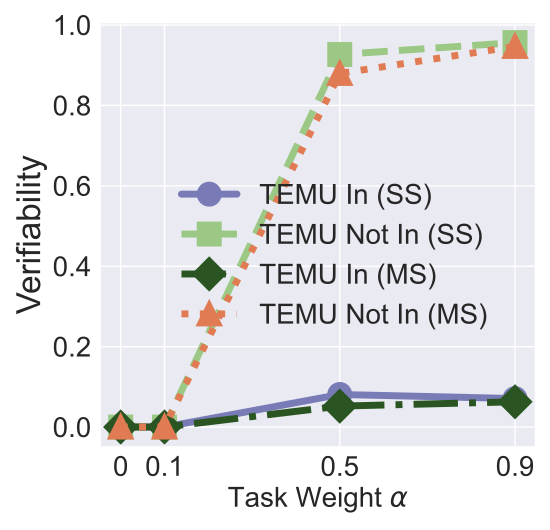

Here is the Python script that generated this plot:


import numpy as np
import matplotlib.pyplot as plt

epsilon = 3
beta = 1 / epsilon


x=[0, 0.1, 0.5, 0.9]

labels = ['0', '0.1', '0.5', '0.9']
# unl_org = [97.77, 97.55, 97.35, 97.29, 97.21, 97.21]

unl_mib = [0, 0, 0, 0]
unl_mib_bck = [0, 0.5, 0.95, 0.93]

# unl_hess_r = [96.6, 96.66, 96.04, 95.94, 95.85, 97.21]
unl_muv_includes = [ 0.0, 0.0, 0.081, 0.0708]

unl_muv = [0.0, 0.0, 0.9267, 0.9564]
# unl_ss_wo = [94.32, 94.53, 94.78, 93.38, 94.04, 97.21]

unl_lower_multi_in =[0.0, 0.0000, 0.0520, 0.0628 ]
unl_lower_multi_not_in = [0.0, 0.0000, 0.8796, 0.9468]

plt.style.use('seaborn')
plt.figure(figsize=(5.5, 5.3))
l_w=5
m_s=15
marker_s = 3
markevery=1
#plt.figure(figsize=(8, 5.3))
#plt.plot(x, unl_fr, color='blue', marker='^', label='Retrain',linewidth=l_w, markersize=m_s)
plt.plot(x, unl_muv_includes, linestyle='-', color='#797BB7', marker='o', fillstyle='full', markevery=markevery,
         label='TEMU In (SS)', linewidth=l_w, markersize=m_s, markeredgewidth=marker_s)

#plt.plot(x, unl_ss_w, color='g',  marker='*',  label='PriMU$_{w}$',linewidth=l_w, markersize=m_s)
plt.plot(x, unl_muv, linestyle='--', color='#9BC985',  marker='s', fillstyle='full', markevery=markevery,
         label='TEMU Not In (SS)',linewidth=l_w, markersize=m_s, markeredgewidth=marker_s)



plt.plot(x, unl_lower_multi_in, linestyle='-.', color='#2A5522',  marker='D', fillstyle='full', markevery=markevery,
         label='TEMU In (MS)',linewidth=l_w, markersize=m_s, markeredgewidth=marker_s)


plt.plot(x, unl_lower_multi_not_in, linestyle=':', color='#E07B54',  marker='^', fillstyle='full', markevery=markevery,
         label='TEMU Not In (MS)', linewidth=l_w,  markersize=m_s, markeredgewidth=marker_s)


#plt.plot(x, unl_vibu, color='silver',  marker='d',  label='VIBU',linewidth=4,  markersize=10)

# plt.plot(x, y_sa03, color='r',  marker='2',  label='AAAI21 A_acc, pr=0.3',linewidth=3, markersize=8)
# plt.plot(x, y_sa05, color='darkblue',  marker='4',  label='AAAI21 A_acc, pr=0.5',linewidth=3, markersize=8)
# plt.plot(x, y_ma03, color='darkviolet',  marker='3',  label='FedMC A_acc, pr=0.3',linewidth=3, markersize=8)
# plt.plot(x, y_ma05, color='cyan',  marker='p',  label='FedMC A_acc, pr=0.5',linewidth=3, markersize=8)


# plt.grid()
leg = plt.legend(fancybox=True, shadow=True)
# plt.xlabel('Malicious Client Ratio (%)' ,fontsize=16)
plt.ylabel('Verifiability' ,fontsize=24)
my_y_ticks = np.arange(0, 1.1, 0.2)
plt.yticks(my_y_ticks,fontsize=20)
plt.xlabel('Task Weight $\\alpha$' ,fontsize=20)

plt.xticks(x, labels, fontsize=20)
# plt.title('CIFAR10 IID')

#plt.annotate(r"1e0", xy=(0.1, 1.01), xycoords='axes fraction', xytext=(-10, 10),textcoords='offset points', ha='right', va='center', fontsize=15)

# plt.title('(c) Utility Preservation', fontsize=24)
plt.legend(loc=(0.16,0.25),fontsize=20)
plt.tight_layout()
#plt.title("MNIST")
plt.rcParams['figure.figsize'] = (2.0, 1)
plt.rcParams['image.interpolation'] = 'nearest'
plt.rcParams['figure.subplot.left'] = 0.11
plt.rcParams['figure.subplot.bottom'] = 0.08
plt.rcParams['figure.subplot.right'] = 0.977
plt.rcParams['figure.subplot.top'] = 0.969
plt.savefig('cifar10_verifiability_lower_bound_analysis.pdf', format='pdf', dpi=200)
plt.show()
